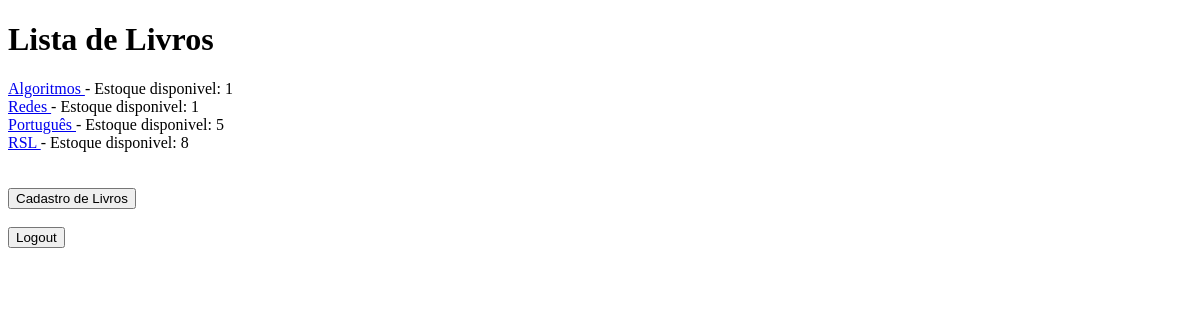
Before: /livros/lista_livros with the older database file.
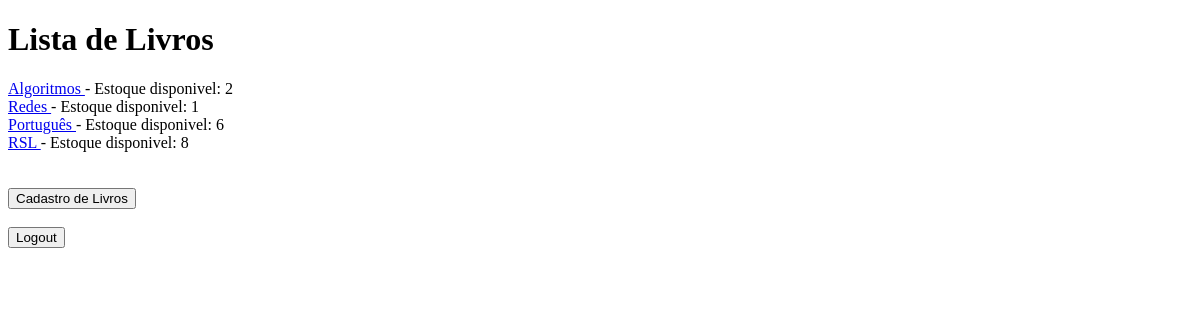
After: the same page with the newer database file.
### livros/models.py (models this page shows)
class Livro(models.Model):
    titulo= models.CharField(max_length=50)
    sinopse= models.TextField()
    estoque= models.IntegerField(default=1)
    data_publicacao= models.DateField()
    autor= models.ManyToManyField('Autor')
    def __str__(self):
        return self.titulo

### livros/views.py (the view)
# urls.py: path('lista_livros',lista_livros,name='lista_livros'),
def lista_livros(request):
    livro=Livro.objects.all()
    return render(request, 'livros/lista_livros.html', {'livro':livro})

### livros/templates/livros/lista_livros.html (shortened to what this page needs)
{% extends 'base.html' %}
{% block content %}
<h1>Lista de Livros</h1>
{% for i in livro %}
    <a href="{% url 'livros:ver_livro' i.id %}"> {{i}} </a> - Estoque disponivel: {{i.estoque}}<br>
{%endfor%}
{% if request.user.tipo_usuario == 1 %}
<br>
Bem vindo {{ request.user }}
{% else %}
<br><br>
<a href="{% url 'livros:cadastrar_livros' %}">
    <button>Cadastro de Livros</button>
</a>
{% endif %}
<br><br>
<a href="{% url 'users:logout_view' %}">
    <button>Logout</button>
</a>
{%endblock%}

### templates/base.html (shortened to what this page needs)
<!DOCTYPE html>
<html lang="en">
<head>
</head>
<body>
    {% block content %}
    {% endblock %}
</body>
</html>

Changed rows visible on the page:
changed Livro "Algoritmos": estoque "1" → "2"
changed Livro "Português": estoque "5" → "6"
